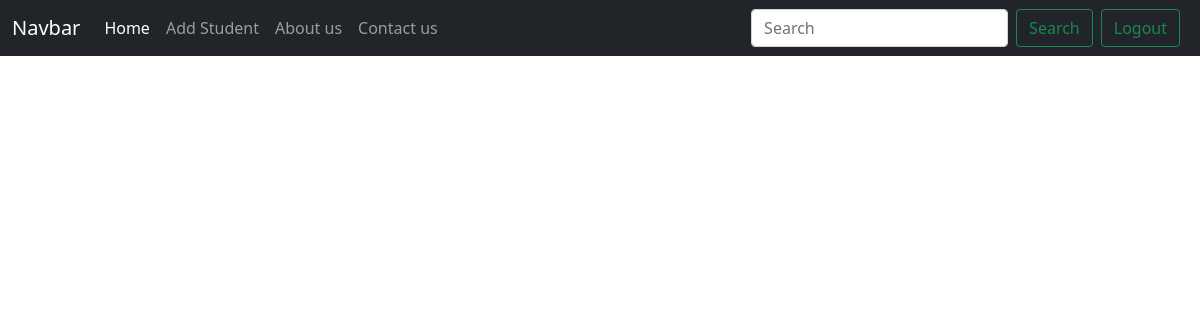
Page / (signed in) on the earlier database version.
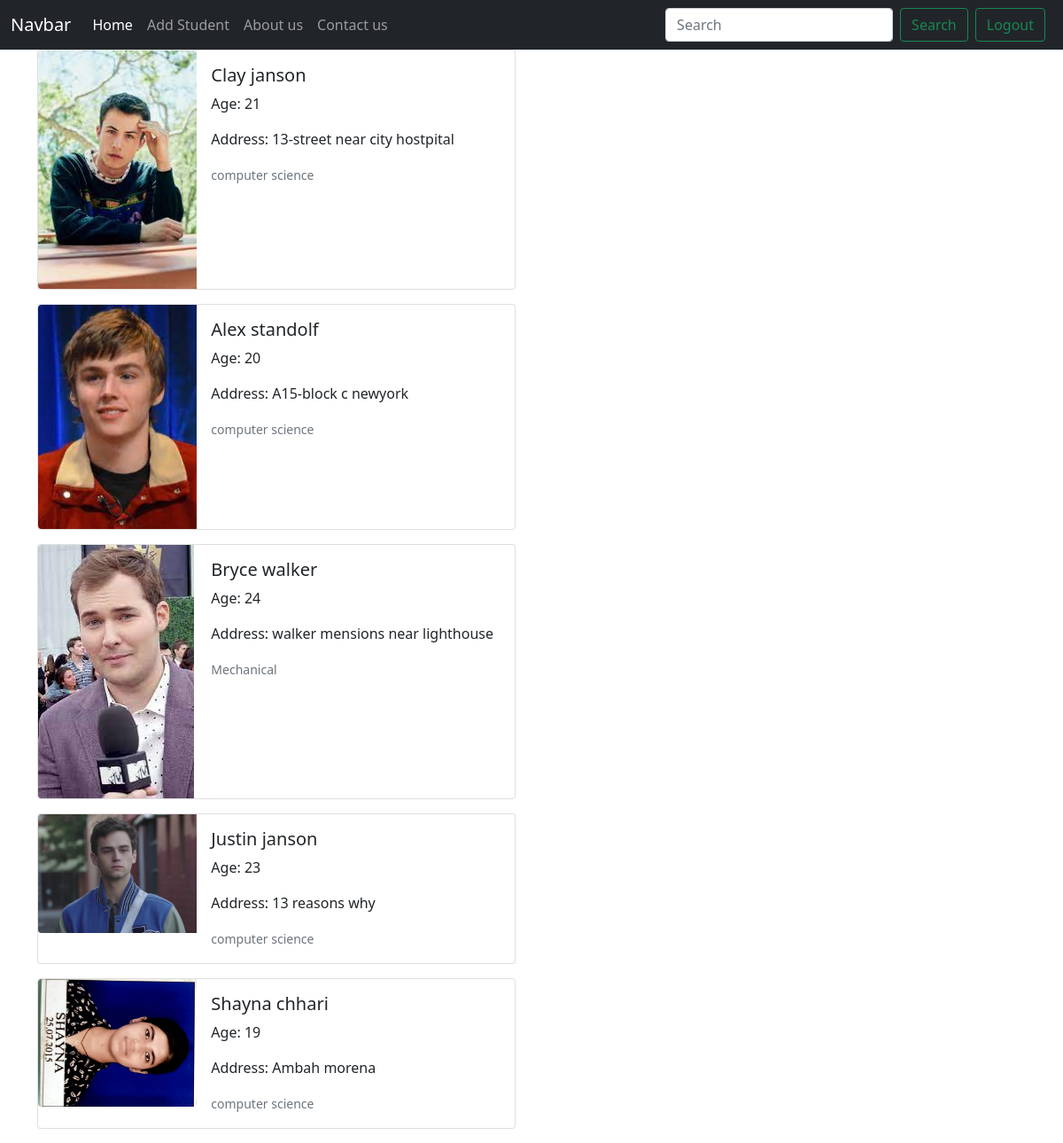
Same page on the later database version.
### user/models.py (models this page shows, shortened)
class Student(models.Model):
    name = models.CharField(max_length=25)
    age = models.IntegerField()
    branch = models.CharField(max_length=20)
    address = models.CharField(max_length=100)
    image = models.ImageField(upload_to="user/student")

### user/views.py (the view)
# urls.py: path('', views.index, name='home'),
def index(request):
    if request.user.is_authenticated:
        students = Student.objects.all()
        context = {"students": students}
        return render(request, 'index.html', context)
    return redirect("/login")

### user/templates/index.html (shortened to what this page needs)
{% extends 'base.html' %}
{% block code %}
<div class="container">
    {% for student in students %}
    <div class="card mb-3" style="max-width: 540px;">
        <div class="row g-0">
          <div class="col-md-4">
            <img src="{{student.image.url}}" class="img-fluid rounded-start" alt="...">
          </div>
          <div class="col-md-8">
            <div class="card-body">
              <h5 class="card-title">{{student.name}}</h5>
              <p class="card-text">Age: {{student.age}}</p>
              <p class="card-text">Address: {{student.address}}</p>
              <p class="card-text"><small class="text-muted">{{student.branch}}</small></p>
            </div>
          </div>
        </div>
    </div>
    {% endfor %}
</div>
{% endblock code %}

### user/templates/base.html (shortened to what this page needs)
<!DOCTYPE html>
<html lang="en">
<head>
    <link href="https://cdn.jsdelivr.net/npm/bootstrap@5.1.3/dist/css/bootstrap.min.css" rel="stylesheet"
 />
</head>
<body>
    <nav class="navbar navbar-expand-lg navbar-dark bg-dark">
        <div class="container-fluid">
            <a class="navbar-brand" href="#">Navbar</a>
            <div class="collapse navbar-collapse" id="navbarSupportedContent">
                <ul class="navbar-nav me-auto mb-2 mb-lg-0">
                    <li class="nav-item">
                        <a class="nav-link active" aria-current="page" href="/">Home</a>
                    </li>
                    <li class="nav-item">
                        <a class="nav-link" href="/create_student">Add Student</a>
                    </li>
                    <li class="nav-item">
                        <a class="nav-link" href="/about">About us</a>
                    </li>
                    <li class="nav-item">
                        <a class="nav-link" href="/contact">Contact us</a>
                    </li>
                </ul>
                <form class="d-flex">
                    <input class="form-control me-2" type="search" placeholder="Search" aria-label="Search" />
                    <button class="btn btn-outline-success" type="submit">
                        Search
                    </button>
                </form>
                {% if user.is_authenticated %}
                <a href="/logout"><button class="btn btn-outline-success mx-2" type="button">Logout</button></a>
                {% endif %}
            </div>
        </div>
    </nav>
    {% block code %} {% endblock code %}
</body>
</html>

Differences in the rows shown:
added Student: image (picture), name "Clay janson", age "21", address "13-street near city hostpital", branch "computer science"
added Student: image (picture), name "Alex standolf", age "20", address "A15-block c newyork", branch "computer science"
added Student: image (picture), name "Bryce walker", age "24", address "walker mensions near lighthouse", branch "Mechanical"
added Student: image (picture), name "Justin janson", age "23", address "13 reasons why", branch "computer science"
added Student: image (picture), name "Shayna chhari", age "19", address "Ambah morena", branch "computer science"
